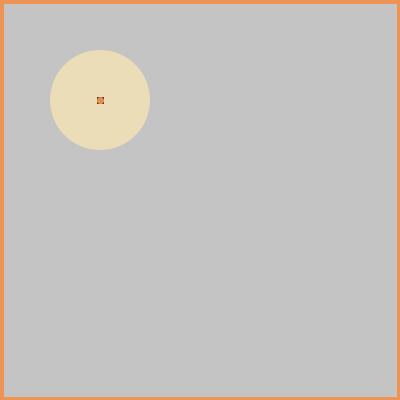
Frame 1 (no input)
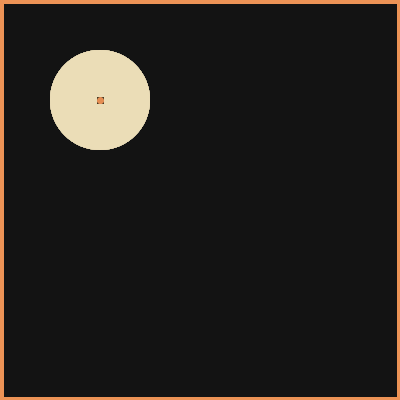
Frame 60 (the mouse pressed at the canvas centre just before this capture)
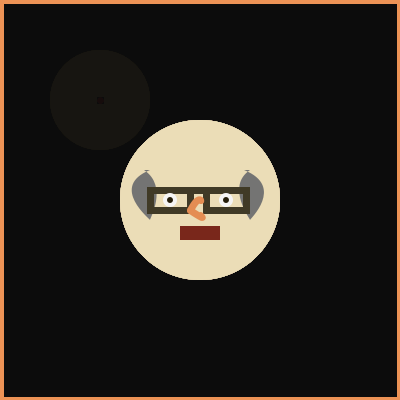
Frame 120 (the mouse held since frame 60 and released just before this capture)

The Processing sketch that drew these frames (run headless with seeded random() and noise(); from frame 60 on, the mouse is pressed at the canvas centre):

// Processing sketch: processing_129681
// ── processing_129681.pde

//kristen chon copyright 2014


 float x, y, wd, ht;


void setup()
{
   size(400, 400);

   //noCursor();
  
}
void draw()
{
  wd=mouseX;
  ht=mouseY;
  x=100;
  y=100;

  
//head
fill(245, 230, 190);
noStroke();
ellipse(x+.5*wd, y+.5*ht, x+.3*wd, y+.3*ht);
 
//hair (left)
fill(121, 121, 120);
beginShape();
curveVertex(x+1.5*wd, y+.1*ht);
curveVertex(x+.25*wd, y+.35*ht);
curveVertex(x+.25*wd, y+.6*ht);
curveVertex(x+.22*wd, y+.35*ht);
curveVertex(x-.5*wd, y+.1*ht);
endShape();
//hair (right)
beginShape();
curveVertex(x+1.5*wd, y+.1*ht);
curveVertex(x+.75*wd, y+.35*ht);
curveVertex(x+.75*wd, y+.6*ht);
curveVertex(x+.72*wd, y+.35*ht);
curveVertex(x-.5*wd, y+.1*ht);
endShape();
//glasses
noFill();
stroke(67, 60, 40);
strokeWeight(7);
rect(.25*wd+x, .45*ht+y, .2*wd, .1*ht);
rect(.53*wd+x, .45*ht+y, .2*wd, .1*ht);
line(.4*wd+x, .45*ht+y, .6*wd+x, .45*ht+y);
//eyes
noStroke();
fill(255, 255, 255);
ellipse(.35*wd+x, .5*ht+y, .07*wd, .07*ht);
ellipse(.63*wd+x, .5*ht+y, .07*wd, .07*ht);
noStroke();
fill(39, 31, 11);
ellipse(.35*wd+x, .5*ht+y, .03*wd, .03*ht);
ellipse(.63*wd+x, .5*ht+y, .03*wd, .03*ht);
//nose
noStroke();
fill(201, 166, 69);
line(.47*wd+x, .53*wd+x, .9*ht+y, .50*ht+y);
 
//mouth
noStroke();
fill(126, 41, 28);
rect(.4*wd+x, .63*ht+y, .2*wd, .07*ht);
//circle
noFill();
ellipse(.5*wd+x, y+.52*ht, .17*wd, .17*ht);
//ellipse(200, 210, 70, 70);
 
//nose
fill(237, 147, 86);
noFill();
stroke(237, 147, 86);
curve(0.4*wd+x, 0.5*ht+y, 0.5*wd+x, 0.5*ht+y, 0.45*wd+x, 0.55*ht+y, .25*wd+x, .925+ht+y);
curve(.4*wd+x, .5*ht+y, .45*wd+x, .55*ht+y, .5*wd+x, .575*ht+y, .25*wd+x, .375*ht+y);
 
  //black rectangle
 fill(0, 10);
 rectMode( CORNER );
 rect(0, 0, width, height);
}
